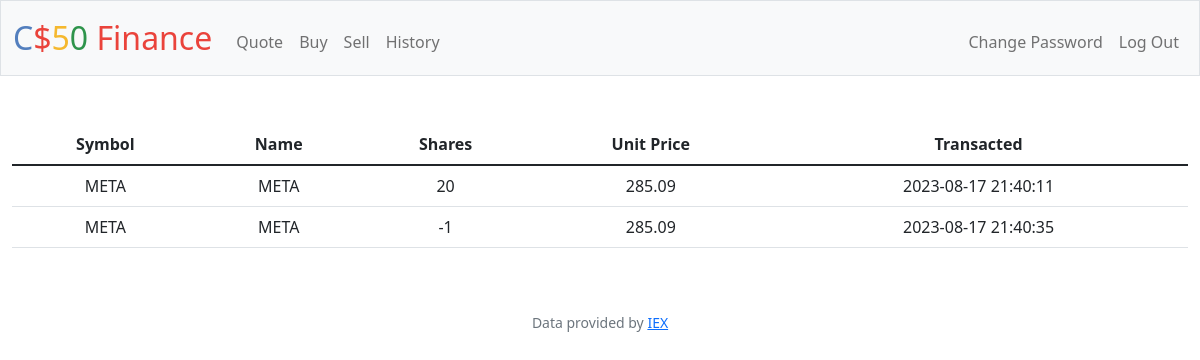
Screenshot of /history (signed in) with the database file from the repository.
### tables this page shows
CREATE TABLE purchases (
    id INTEGER PRIMARY KEY AUTOINCREMENT,
    username VARCHAR(255) NOT NULL,
    symbol VARCHAR(50) NOT NULL,
    share_price FLOAT NOT NULL,
    shares INT NOT NULL,
    time_stamp TIMESTAMP DEFAULT CURRENT_TIMESTAMP
);

### app.py (the view)
@app.route("/history")
@login_required
def history():
    username = db.execute("SELECT username FROM users WHERE id = ?;", session["user_id"])[0]['username']
    transactions_data = db.execute("SELECT symbol, shares, share_price, time_stamp FROM purchases where username = ?;", username)
    return render_template("history.html", transactions_data = transactions_data)

### app.py (called while the page is built)
@app.after_request
def after_request(response):
    response.headers["Cache-Control"] = "no-cache, no-store, must-revalidate"
    response.headers["Expires"] = 0
    response.headers["Pragma"] = "no-cache"
    return response

### helpers.py (called while the page is built)
def login_required(f):
    @wraps(f)
    def decorated_function(*args, **kwargs):
        if session.get("user_id") is None:
            return redirect("/login")
        return f(*args, **kwargs)
    return decorated_function

### templates/history.html (shortened to what this page needs)
{% extends "layout.html" %}
{% block main %}
    <table class="table table-stripped">
        <thead>
            <tr>
                <th>Symbol</th>
                <th>Name</th>
                <th>Shares</th>
                <th>Unit Price</th>
                <th>Transacted</th>
            </tr>
        </thead>
        <tbody>
            {% for txn in transactions_data %}
            <tr>
                <td>
                    {{ txn['symbol']}}
                </td>
                <td> {{ txn['symbol']}} </td>
                <td> {{ txn['shares']}} </td>
                <td> {{ txn['share_price'] }} </td>
                <td> {{ txn['time_stamp'] }} </td>
            </tr>
            {% endfor %}
        </tbody>
    </table>
{% endblock %}

### rows the page displays
purchases: symbol "META", shares "20", share_price "285.09", time_stamp "2023-08-17 21:40:11"
purchases: symbol "META", shares "-1", share_price "285.09", time_stamp "2023-08-17 21:40:35"
